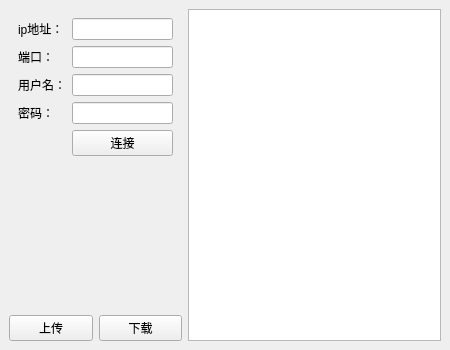
<?xml version="1.0" encoding="UTF-8"?>
<ui version="4.0">
 <class>MainWindow</class>
 <widget class="QMainWindow" name="MainWindow">
  <property name="geometry">
   <rect>
    <x>0</x>
    <y>0</y>
    <width>450</width>
    <height>350</height>
   </rect>
  </property>
  <property name="sizePolicy">
   <sizepolicy hsizetype="Preferred" vsizetype="Preferred">
    <horstretch>0</horstretch>
    <verstretch>0</verstretch>
   </sizepolicy>
  </property>
  <property name="minimumSize">
   <size>
    <width>450</width>
    <height>350</height>
   </size>
  </property>
  <property name="sizeIncrement">
   <size>
    <width>450</width>
    <height>350</height>
   </size>
  </property>
  <property name="baseSize">
   <size>
    <width>450</width>
    <height>350</height>
   </size>
  </property>
  <property name="windowTitle">
   <string>MainWindow</string>
  </property>
  <widget class="QWidget" name="centralwidget">
   <layout class="QGridLayout" name="gridLayout">
    <item row="0" column="0" colspan="2">
     <widget class="QWidget" name="widget" native="true">
      <layout class="QFormLayout" name="formLayout">
       <item row="0" column="0">
        <widget class="QLabel" name="label_4">
         <property name="text">
          <string>ip地址：</string>
         </property>
        </widget>
       </item>
       <item row="0" column="1">
        <widget class="QLineEdit" name="lineEdit_4"/>
       </item>
       <item row="1" column="0">
        <widget class="QLabel" name="label_3">
         <property name="text">
          <string>端口：</string>
         </property>
        </widget>
       </item>
       <item row="1" column="1">
        <widget class="QLineEdit" name="lineEdit_3"/>
       </item>
       <item row="2" column="0">
        <widget class="QLabel" name="label">
         <property name="text">
          <string>用户名：</string>
         </property>
        </widget>
       </item>
       <item row="2" column="1">
        <widget class="QLineEdit" name="lineEdit"/>
       </item>
       <item row="3" column="0">
        <widget class="QLabel" name="label_2">
         <property name="text">
          <string>密码：</string>
         </property>
        </widget>
       </item>
       <item row="3" column="1">
        <widget class="QLineEdit" name="lineEdit_2"/>
       </item>
       <item row="4" column="1">
        <widget class="QPushButton" name="pushButton_3">
         <property name="text">
          <string>连接</string>
         </property>
        </widget>
       </item>
      </layout>
     </widget>
    </item>
    <item row="0" column="2" rowspan="2">
     <widget class="QTextEdit" name="textEdit"/>
    </item>
    <item row="1" column="0">
     <widget class="QPushButton" name="pushButton">
      <property name="text">
       <string>上传</string>
      </property>
     </widget>
    </item>
    <item row="1" column="1">
     <widget class="QPushButton" name="pushButton_2">
      <property name="text">
       <string>下载</string>
      </property>
     </widget>
    </item>
   </layout>
  </widget>
 </widget>
 <resources/>
 <connections/>
</ui>
